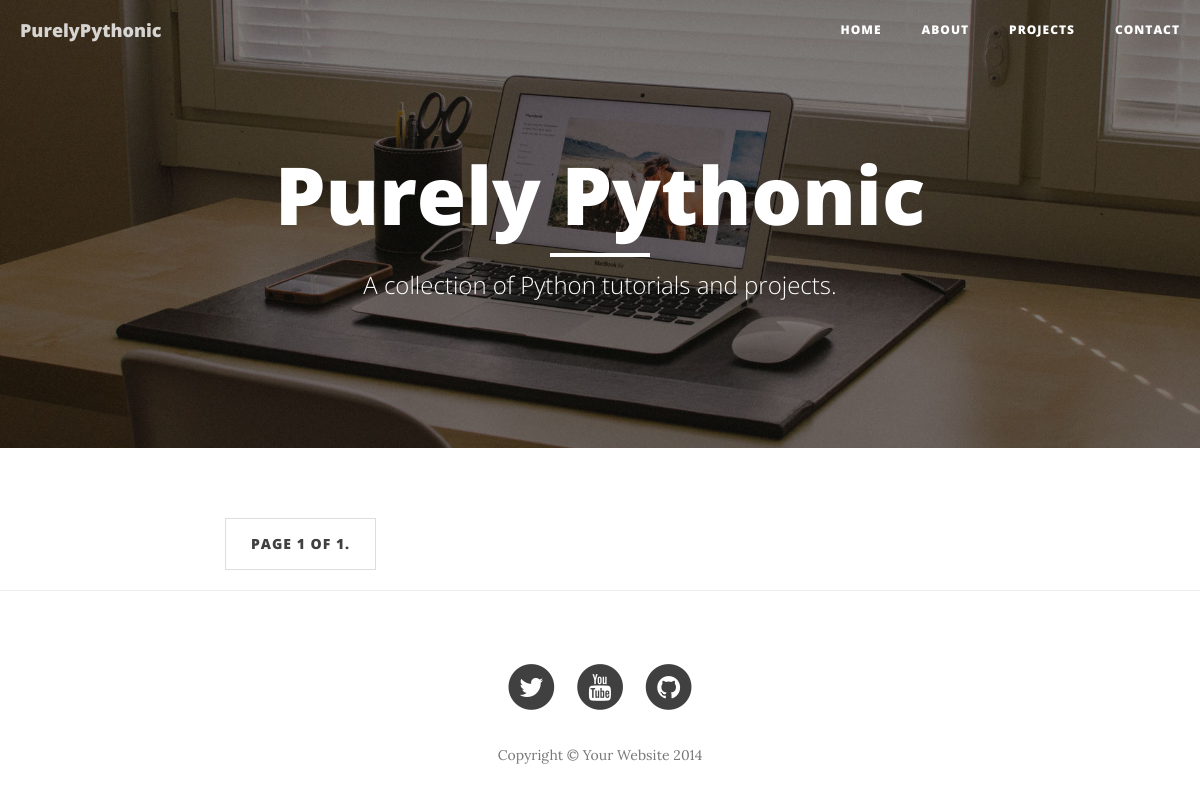
The app's page /, older data.
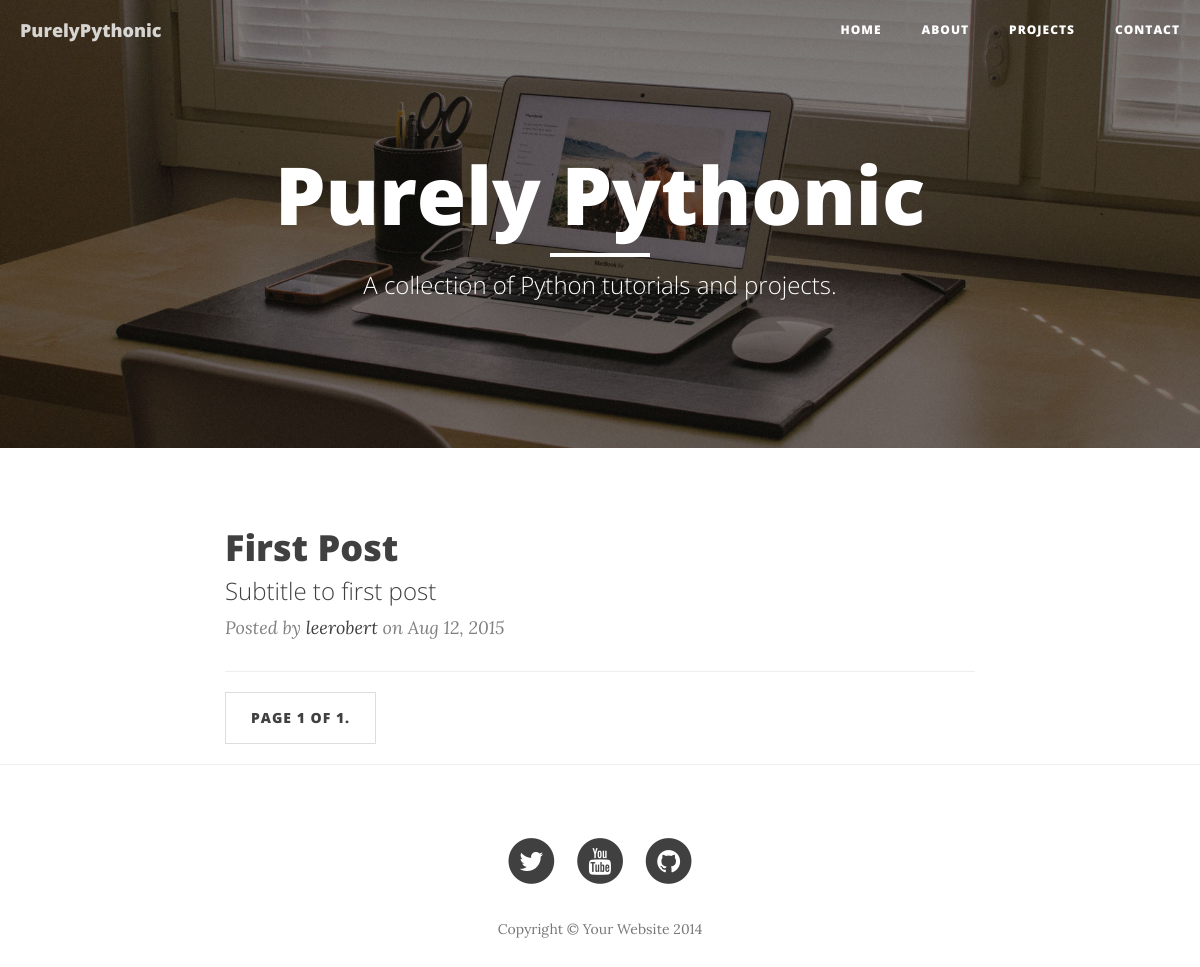
The same page, newer data.
### blog/models.py (models this page shows, shortened)
class Post(models.Model):
	author = models.ForeignKey(User, blank=True, null=True)
	title = models.CharField(max_length=200)
	subtitle = models.CharField(max_length=200, blank=True)
	body = models.TextField()
	slug = models.SlugField(unique=True)
	categories = models.ManyToManyField(Category, blank=True)
	created_date = models.DateTimeField(
			default=timezone.now)
	published_date = models.DateTimeField(
			blank=True, null=True)

### main/views.py (the view)
# urls.py: url(r'^$', views.home, name='home'),
def home(request):
	post_list = Post.objects.filter(
		published_date__lte=timezone.now()
	).order_by('published_date')
	paginator = Paginator(post_list, 5) # Show 5 posts per page
	page = request.GET.get('page')
	try:
		posts = paginator.page(page)
	except PageNotAnInteger:
		posts = paginator.page(1)
	except EmptyPage:
		posts = paginator.page(paginator.num_pages)
	return render(request, 'main/home.html', {'posts': posts})

### main/templates/main/home.html (shortened to what this page needs)
{% extends 'base.html' %}
{% load staticfiles %}
{% block content %}
<header class="intro-header" style="background-image: url('{% static 'img/home-bg.jpg'%}')">
    <div class="container">
        <div class="row">
            <div class="col-lg-8 col-lg-offset-2 col-md-10 col-md-offset-1">
                <div class="site-heading">
                    <h1>Purely Pythonic</h1>
                    <hr class="small">
                    <span class="subheading">A collection of Python tutorials and projects.</span>
                </div>
            </div>
        </div>
    </div>
</header>
<div class="container">
    <div class="row">
        <div class="col-lg-8 col-lg-offset-2 col-md-10 col-md-offset-1">
            {% for post in posts %}
            <div class="post-preview">
                <a href="{% url 'post' post.slug %}">
                    <h2 class="post-title">
                        {{ post.title }}
                    </h2>
                    <h3 class="post-subtitle">
                        {{ post.subtitle }}
                    </h3>
                </a>
                <p class="post-meta">Posted by <a href="{% url 'about' %}">{{post.author.username}}</a> on {{post.published_date|date:"M j, Y"}}</p>
            </div>
            <hr>
            {% endfor %}
            <ul class="pager">
                <li class="pull-left">
                    <span class="current">
                        Page {{ posts.number }} of {{ posts.paginator.num_pages }}.
                    </span>
                </li>
            </ul>
        </div>
    </div>
</div>
{% endblock %}

### assets/templates/base.html (shortened to what this page needs)
{% load staticfiles %}
<!DOCTYPE html>
<html lang="en">
<head>
    <link href="{% static 'css/bootstrap.min.css' %}" rel="stylesheet">
    <link href="{% static 'css/clean-blog.min.css' %}" rel="stylesheet">
    <link href="http://maxcdn.bootstrapcdn.com/font-awesome/4.1.0/css/font-awesome.min.css" rel="stylesheet" type="text/css">
</head>
<body>
    {% include 'nav.html' %}
    {% block content %}
    {% endblock %}
    <hr>
    {% include 'footer.html' %}
</body>
</html>

### assets/templates/nav.html (shortened to what this page needs)
<nav class="navbar navbar-default navbar-custom navbar-fixed-top">
    <div class="container-fluid">
        <div class="navbar-header page-scroll">
            <a class="navbar-brand" href="{% url 'home' %}">PurelyPythonic</a>
        </div>
        <div class="collapse navbar-collapse" id="bs-example-navbar-collapse-1">
            <ul class="nav navbar-nav navbar-right">
                <li>
                    <a href="{% url 'home' %}">Home</a>
                </li>
                <li>
                    <a href="{% url 'about' %}">About</a>
                </li>
                <li>
                    <a href="{% url 'projects' %}">Projects</a>
                </li>
                <li>
                    <a href="{% url 'contact' %}">Contact</a>
                </li>
            </ul>
        </div>
    </div>
</nav>

### assets/templates/footer.html
<footer>
    <div class="container">
        <div class="row">
            <div class="col-lg-8 col-lg-offset-2 col-md-10 col-md-offset-1">
                <ul class="list-inline text-center">
                    <li>
                        <a href="http://www.twitter.com/purelypythonic" target="_blank">
                            <span class="fa-stack fa-lg">
                                <i class="fa fa-circle fa-stack-2x"></i>
                                <i class="fa fa-twitter fa-stack-1x fa-inverse"></i>
                            </span>
                        </a>
                    </li>
                    <li>
                        <a href="#">
                            <span class="fa-stack fa-lg">
                                <i class="fa fa-circle fa-stack-2x"></i>
                                <i class="fa fa-youtube fa-stack-1x fa-inverse"></i>
                            </span>
                        </a>
                    </li>
                    <li>
                        <a href="http://www.github.com/leerobert/" target="_blank">
                            <span class="fa-stack fa-lg">
                                <i class="fa fa-circle fa-stack-2x"></i>
                                <i class="fa fa-github fa-stack-1x fa-inverse"></i>
                            </span>
                        </a>
                    </li>
                </ul>
                <p class="copyright text-muted">Copyright &copy; Your Website 2014</p>
            </div>
        </div>
    </div>
</footer>

Row changes from the older to the newer data that the page shows:
added Post: title "First Post", subtitle "Subtitle to first post", author.username "leerobert", published_date "Aug 12, 2015"
